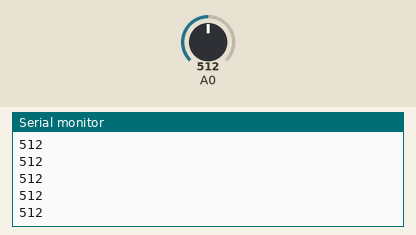
This sketch was run on a simulated Arduino Uno, built with avr-gcc and run on an emulated ATmega328P. On the bench: the last lines printed to the serial monitor. Inputs (shaded band) come from the test bench; at power-on: A0 = 512.

Above: at 1.2 s.
1.3 s: A0 set to 716
At 1.9 s:
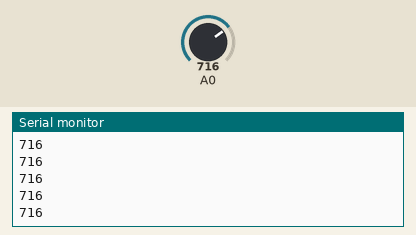
2.8 s: A0 set to 900
At 3.3 s:
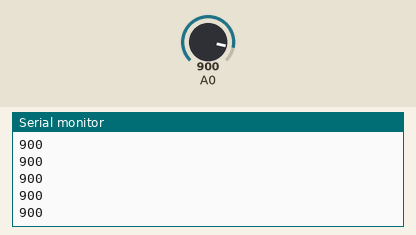
Timing chart, 0 to 5.8 s (numbered marks = the images above; inputs shaded):
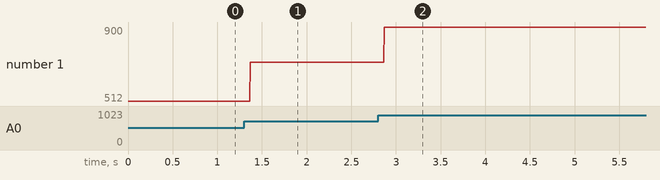

Measured:
- after the input at 1.3 s, the serial monitor: prints a new line after 0.07 s (image 1)
- after the input at 2.8 s, the serial monitor: prints a new line after 0.07 s (image 2)
- plotted number 1: 512 → 716 after the input at 1.3 s, 716 → 900 after the input at 2.8 s

The sketch:

ESP8266_oscilloscope.ino
```cpp
#include "Arduino.h"

void setup() {
    Serial.begin(9600);
}

void loop() {
    int val = analogRead(0);
    Serial.println(val);
}
```
